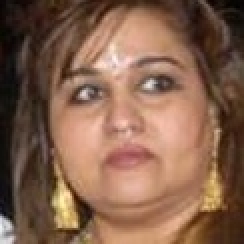
#> input picture src/data/images/crop/female/unknown/female_1278.jpg, 122 x 122 px (shown 2 times larger)
$ python pre_EDA.py
#> lines starting #> are read from the running program, lines starting #| are printed output that depends on the picture
from pathlib import Path
import cv2
import pandas as pd
import pickle

# Get all female and male cropped image paths
ROOT_DIR = Path(__file__).resolve().parent
DATA_DIR = ROOT_DIR / 'data' / 'images' / 'crop'
OUTPUT_PATH = ROOT_DIR / 'data' / 'data_images_100_100.pickle'


def collect_paths() -> pd.DataFrame:
    # Collect paths for female images
    female_paths = list(DATA_DIR.joinpath('female').rglob('*.jpg')) + list(
        DATA_DIR.joinpath('female').rglob('*.jpeg')) + list(
            DATA_DIR.joinpath('female').rglob('*.png'))
    # Collect paths for male images
    male_paths = list(DATA_DIR.joinpath('male').rglob('*.jpg')) + list(
        DATA_DIR.joinpath('male').rglob('*.jpeg')) + list(
        DATA_DIR.joinpath('male').rglob('*.png'))

    # Create DataFrames for each gender
    df_female = pd.DataFrame(female_paths, columns=['filepath'])
    df_female['gender'] = 'female'
    df_female['identity'] = df_female['filepath'].apply(extract_identity)
    df_male = pd.DataFrame(male_paths, columns=['filepath'])
    df_male['gender'] = 'male'
    df_male['identity'] = df_male['filepath'].apply(extract_identity)
    return pd.concat((df_female, df_male), axis=0, ignore_index=True)

def extract_identity(path: Path) -> str:
    # Extract identity from the file path
    # The identity is assumed to be the folder name after 'known' or 'unknown'
    parts = str(path).replace('\\', '/').split('/')
    if 'known' in parts:
        return parts[parts.index('known') + 1]
    elif 'unknown' in parts:
        return 'unknown'
    return 'unknown'  # fallback

def get_size(path: Path) -> int:
    # Get the height of the image at the given path
    # Returns 0 if the image cannot be read
    img = cv2.imread(str(path))
#> img is the input picture: shape (122, 122, 3); mean B, G, R 76.7, 97.2, 132.7
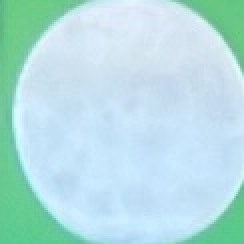
#> input picture src/data/images/crop/female/known/Julia/956A8184-9F82-4527-873B-9A3B5BCE3E66.jpeg, 122 x 122 px (shown 2 times larger)
#> in get_size, img is the input picture: shape (122, 122, 3); mean B, G, R 225.3, 222.3, 181.8
    return img.shape[0] if img is not None else 0

# Function to structure the image data
def structuring(path: Path):
    try:
        img = cv2.imread(str(path))
        gray = cv2.cvtColor(img, cv2.COLOR_BGR2GRAY)
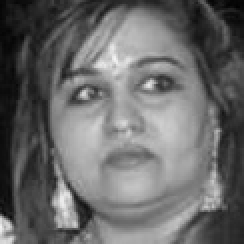
#> gray: shape (122, 122) (shown 2 times larger); min 1, max 245, mean 105.5
        size = gray.shape[0]
#> size = 122
        if size >= 100:
            gray_resize = cv2.resize(gray, (100, 100), cv2.INTER_AREA)
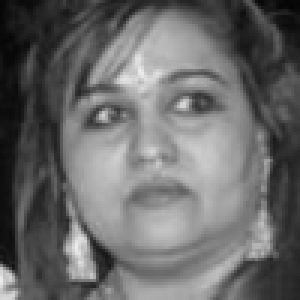
#> gray_resize: shape (100, 100) (shown 3 times larger); min 3, max 235, mean 105.3
        else:
            gray_resize = cv2.resize(gray, (100, 100), cv2.INTER_CUBIC)
        return gray_resize.flatten()
    except Exception:
        return None

def main():
    df = collect_paths() # Collect paths
    # Filter out images that are too small
    df['dimensions'] = df['filepath'].apply(get_size)
    df_filter = df.query('dimensions > 60')
    df_filter['data'] = df_filter['filepath'].apply(structuring) # Structure the data
#> in structuring (call 2), `gray = cv2.cvtColor(img, cv2.COLOR_BGR2GRAY)`:
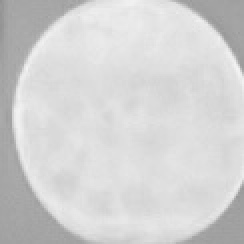
#> gray: shape (122, 122) (shown 2 times larger); min 145, max 244, mean 210.6
    data = pd.DataFrame(df_filter['data'].tolist()) # Convert to DataFrame
    data.columns = [f"pixel_{i}" for i in data.columns] # Rename columns to pixel_0, pixel_1, etc.
    data = data / 255.0  # Normalize pixel values
    data['gender'] = df_filter['gender'].values # Add gender column
    data['identity'] = df_filter['identity'].values # Add identity column
    data.dropna(inplace=True)  # Drop rows with None values

    print(f"Total images after filtering: {len(df_filter)}")
    print(f"Total images after structuring: {len(data)}")
    with open(OUTPUT_PATH, 'wb') as f: # Save the data to a pickle file
        pickle.dump(data, f)

if __name__ == "__main__": # Run the main function
    main()
    print(f"Data saved to {OUTPUT_PATH}")
